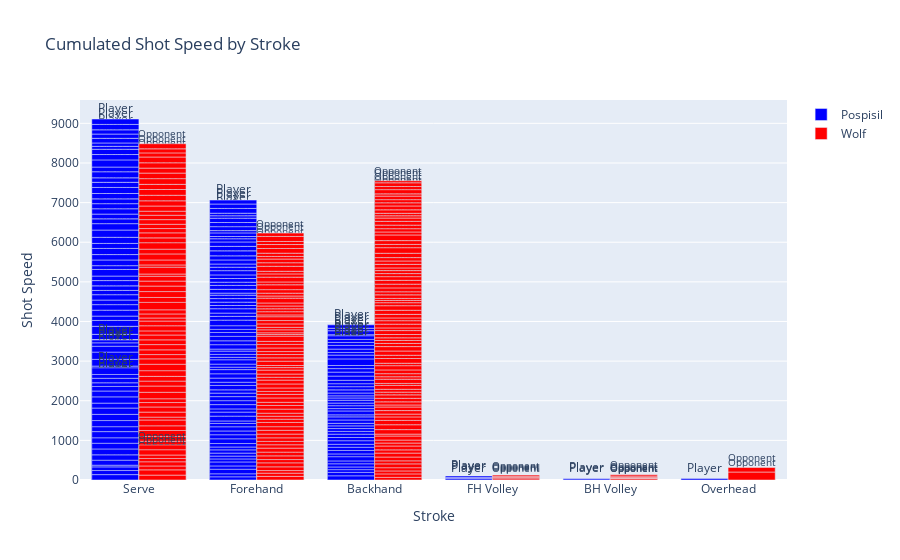

The cell this chart's notebook holds for it:
### Markdown cell above
# Bar

### Code cell
hide_me
#créer une figure

trace3 = go.Bar(
    x=dfP1.Stroke, y=dfP1["Speed (KM/H)"],
    text=dfP1.Player, #annote les points avec cette variable
    marker=dict(color='blue'), name=name1
)
trace4 = go.Bar(
    x=dfP2.Stroke, y=dfP2["Speed (KM/H)"],
    text=dfP2.Player, #annote les points avec cette variable
    marker=dict(color='red'), name=name2
)
data2=[trace3, trace4]
#layout
layout2=go.Layout(barmode="group", title="Cumulated Shot Speed by Stroke"
                  , xaxis_title="Stroke", yaxis_title="Shot Speed")
fig2=go.Figure(data=data2, layout=layout2)
#afficher
fig2.show()

### Figure 1 — Plotly figure (JSON) as saved in the notebook; plotly's stock layout.template omitted (floating-point values rounded to 4 significant figures; data arrays with more than 128 entries replaced by an {"elided": "..."} marker saying what was removed)
{"data": [{"marker": {"color": "blue"}, "name": "Pospisil", "text": {"elided": "404 str values"}, "type": "bar", "x": {"elided": "404 str values"}, "y": {"elided": "404 float values"}}, {"marker": {"color": "red"}, "name": "Wolf", "text": {"elided": "392 str values"}, "type": "bar", "x": {"elided": "392 str values"}, "y": {"elided": "392 float values"}}], "layout": {"barmode": "group", "title": {"text": "Cumulated Shot Speed by Stroke"}, "xaxis": {"title": {"text": "Stroke"}}, "yaxis": {"title": {"text": "Shot Speed"}}}}
